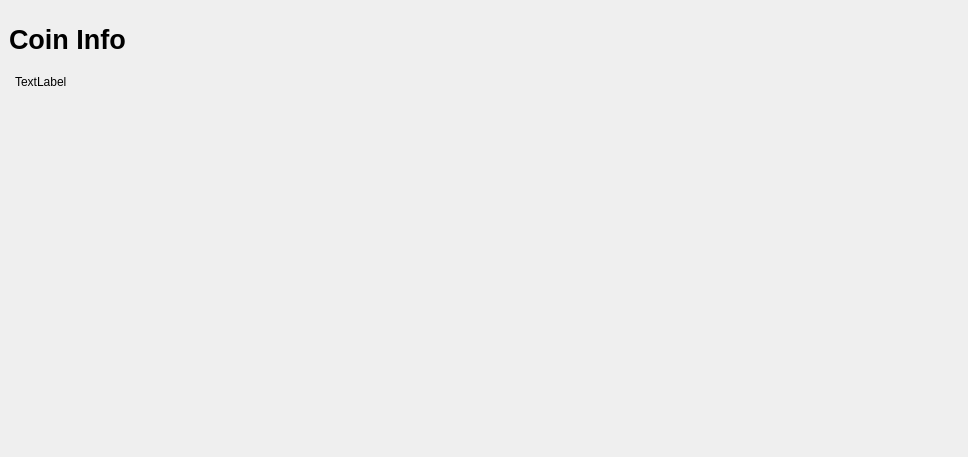
<?xml version="1.0" encoding="UTF-8"?>
<ui version="4.0">
 <class>GovernancePage</class>
 <widget class="QWidget" name="GovernancePage">
  <property name="geometry">
   <rect>
    <x>0</x>
    <y>0</y>
    <width>968</width>
    <height>457</height>
   </rect>
  </property>
  <property name="windowTitle">
   <string>Form</string>
  </property>
  <layout class="QVBoxLayout" name="topLayout" stretch="0">
   <property name="leftMargin">
    <number>9</number>
   </property>
   <property name="topMargin">
    <number>9</number>
   </property>
   <property name="rightMargin">
    <number>9</number>
   </property>
   <property name="bottomMargin">
    <number>9</number>
   </property>
   <item>
    <layout class="QVBoxLayout" name="verticalLayout_Master" stretch="0,1">
     <property name="spacing">
      <number>0</number>
     </property>
     <item>
      <widget class="QFrame" name="frame_Header">
       <layout class="QVBoxLayout" name="verticalLayout_4">
        <property name="leftMargin">
         <number>0</number>
        </property>
        <property name="topMargin">
         <number>0</number>
        </property>
        <property name="rightMargin">
         <number>0</number>
        </property>
        <property name="bottomMargin">
         <number>0</number>
        </property>
        <item>
         <layout class="QHBoxLayout" name="horizontalLayout_Header" stretch="1,0,1">
          <item>
           <widget class="QLabel" name="labelOverviewHeaderLeft">
            <property name="minimumSize">
             <size>
              <width>464</width>
              <height>60</height>
             </size>
            </property>
            <property name="maximumSize">
             <size>
              <width>16777215</width>
              <height>60</height>
             </size>
            </property>
            <property name="font">
             <font>
              <pointsize>20</pointsize>
              <weight>75</weight>
              <bold>true</bold>
             </font>
            </property>
            <property name="text">
             <string>Coin Info</string>
            </property>
           </widget>
          </item>
          <item>
           <spacer name="horizontalSpacer">
            <property name="orientation">
             <enum>Qt::Horizontal</enum>
            </property>
            <property name="sizeHint" stdset="0">
             <size>
              <width>40</width>
              <height>20</height>
             </size>
            </property>
           </spacer>
          </item>
          <item>
           <widget class="QLabel" name="labelOverviewHeaderRight">
            <property name="minimumSize">
             <size>
              <width>464</width>
              <height>60</height>
             </size>
            </property>
            <property name="maximumSize">
             <size>
              <width>16777215</width>
              <height>60</height>
             </size>
            </property>
            <property name="font">
             <font>
              <pointsize>14</pointsize>
             </font>
            </property>
            <property name="text">
             <string/>
            </property>
            <property name="alignment">
             <set>Qt::AlignRight|Qt::AlignTrailing|Qt::AlignVCenter</set>
            </property>
           </widget>
          </item>
         </layout>
        </item>
       </layout>
      </widget>
     </item>
     <item>
      <widget class="QFrame" name="frame_BG">
       <layout class="QVBoxLayout" name="verticalLayout_3">
        <property name="leftMargin">
         <number>6</number>
        </property>
        <property name="topMargin">
         <number>6</number>
        </property>
        <property name="rightMargin">
         <number>6</number>
        </property>
        <property name="bottomMargin">
         <number>6</number>
        </property>
        <item>
         <widget class="QFrame" name="frame_Content">
          <layout class="QVBoxLayout" name="verticalLayout">
           <property name="spacing">
            <number>0</number>
           </property>
           <property name="leftMargin">
            <number>0</number>
           </property>
           <property name="topMargin">
            <number>0</number>
           </property>
           <property name="rightMargin">
            <number>0</number>
           </property>
           <property name="bottomMargin">
            <number>0</number>
           </property>
           <item>
            <layout class="QVBoxLayout" name="verticalLayout_2">
             <item>
              <widget class="QLabel" name="label">
               <property name="text">
                <string>TextLabel</string>
               </property>
              </widget>
             </item>
             <item>
              <widget class="QScrollArea" name="scrollArea">
               <property name="sizePolicy">
                <sizepolicy hsizetype="Expanding" vsizetype="Minimum">
                 <horstretch>0</horstretch>
                 <verstretch>1</verstretch>
                </sizepolicy>
               </property>
               <property name="frameShape">
                <enum>QFrame::NoFrame</enum>
               </property>
               <property name="frameShadow">
                <enum>QFrame::Plain</enum>
               </property>
               <property name="lineWidth">
                <number>0</number>
               </property>
               <property name="horizontalScrollBarPolicy">
                <enum>Qt::ScrollBarAlwaysOff</enum>
               </property>
               <property name="sizeAdjustPolicy">
                <enum>QAbstractScrollArea::AdjustIgnored</enum>
               </property>
               <property name="widgetResizable">
                <bool>true</bool>
               </property>
               <widget class="QWidget" name="scrollAreaWidgetContents">
                <property name="geometry">
                 <rect>
                  <x>0</x>
                  <y>0</y>
                  <width>934</width>
                  <height>262</height>
                 </rect>
                </property>
                <property name="sizePolicy">
                 <sizepolicy hsizetype="Preferred" vsizetype="Minimum">
                  <horstretch>0</horstretch>
                  <verstretch>1</verstretch>
                 </sizepolicy>
                </property>
                <layout class="QGridLayout" name="proposalGrid" rowstretch="0" columnstretch="0">
                 <property name="sizeConstraint">
                  <enum>QLayout::SetDefaultConstraint</enum>
                 </property>
                 <property name="leftMargin">
                  <number>0</number>
                 </property>
                 <property name="topMargin">
                  <number>0</number>
                 </property>
                 <property name="rightMargin">
                  <number>50</number>
                 </property>
                 <property name="bottomMargin">
                  <number>0</number>
                 </property>
                 <property name="spacing">
                  <number>0</number>
                 </property>
                </layout>
               </widget>
              </widget>
             </item>
             <item>
              <spacer name="verticalSpacer">
               <property name="orientation">
                <enum>Qt::Vertical</enum>
               </property>
               <property name="sizeHint" stdset="0">
                <size>
                 <width>20</width>
                 <height>40</height>
                </size>
               </property>
              </spacer>
             </item>
             <item>
              <layout class="QHBoxLayout" name="horizontalLayout">
               <item>
                <spacer name="horizontalSpacer_2">
                 <property name="orientation">
                  <enum>Qt::Horizontal</enum>
                 </property>
                 <property name="sizeHint" stdset="0">
                  <size>
                   <width>40</width>
                   <height>20</height>
                  </size>
                 </property>
                </spacer>
               </item>
              </layout>
             </item>
            </layout>
           </item>
          </layout>
         </widget>
        </item>
       </layout>
      </widget>
     </item>
    </layout>
   </item>
  </layout>
 </widget>
 <resources/>
 <connections/>
</ui>
